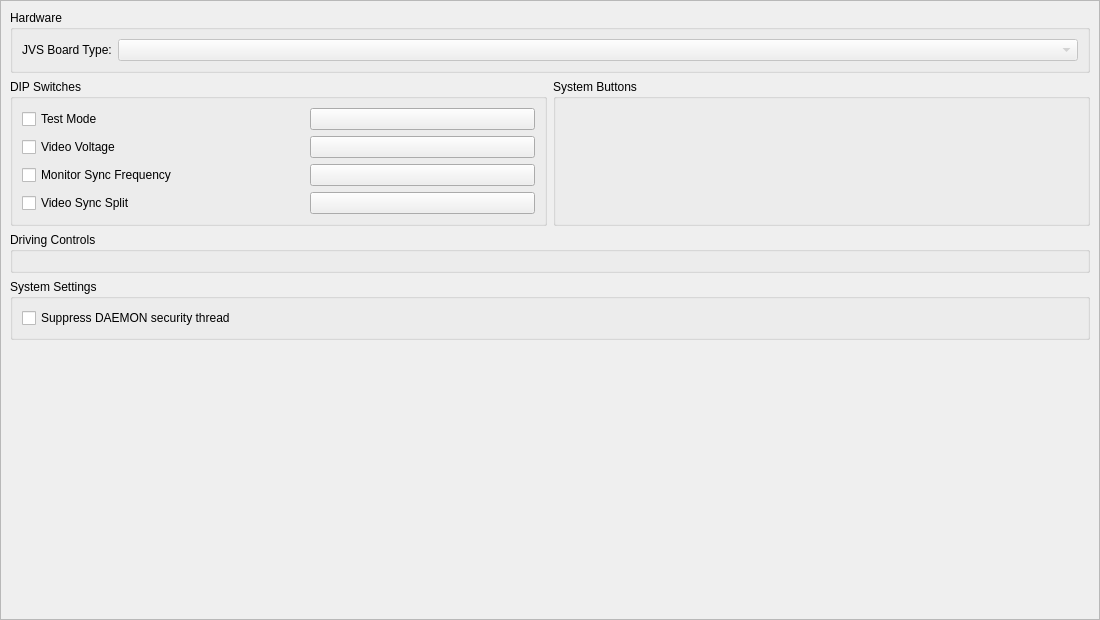
<?xml version="1.0" encoding="UTF-8"?>
<ui version="4.0">
 <class>JVSControlsWidget</class>
 <widget class="QWidget" name="JVSControlsWidget">
  <property name="geometry">
   <rect><x>0</x><y>0</y><width>1100</width><height>620</height></rect>
  </property>
  <layout class="QGridLayout" name="gridLayout">
   <property name="leftMargin"><number>0</number></property>
   <property name="topMargin"><number>0</number></property>
   <property name="rightMargin"><number>0</number></property>
   <property name="bottomMargin"><number>0</number></property>
   <item row="0" column="0">
    <widget class="QScrollArea" name="scrollArea">
     <property name="frameShape"><enum>QFrame::Shape::StyledPanel</enum></property>
     <property name="frameShadow"><enum>QFrame::Shadow::Sunken</enum></property>
     <property name="widgetResizable"><bool>true</bool></property>
     <widget class="QWidget" name="scrollAreaWidgetContents">
      <property name="geometry">
       <rect><x>0</x><y>0</y><width>1098</width><height>618</height></rect>
      </property>
      <layout class="QVBoxLayout" name="scrollLayout">

       <!-- Hardware (full width) -->
       <item>
        <widget class="QGroupBox" name="hardwareGroup">
         <property name="title"><string>Hardware</string></property>
         <layout class="QGridLayout" name="hardwareLayout" columnstretch="0,1">
          <item row="0" column="0">
           <widget class="QLabel" name="boardTypeLabel">
            <property name="text"><string>JVS Board Type:</string></property>
            <property name="buddy"><cstring>boardType</cstring></property>
           </widget>
          </item>
          <item row="0" column="1">
           <widget class="QComboBox" name="boardType">
            <property name="enabled"><bool>false</bool></property>
            <property name="toolTip"><string>Auto-detected from the game. Manual selection is not yet supported.</string></property>
           </widget>
          </item>
         </layout>
        </widget>
       </item>

       <!-- DIP Switches (left) + System Buttons (right) -->
       <item>
        <layout class="QHBoxLayout" name="middleRow">
         <item>
          <widget class="QGroupBox" name="dipSwitchGroup">
           <property name="title"><string>DIP Switches</string></property>
           <layout class="QGridLayout" name="dipSwitchLayout" columnstretch="1,0">
            <item row="0" column="0">
             <widget class="QCheckBox" name="testMode">
              <property name="text"><string>Test Mode</string></property>
              <property name="toolTip"><string>Enter the machine's diagnostic test menu</string></property>
             </widget>
            </item>
            <item row="0" column="1">
             <widget class="InputBindingWidget" name="toggleTestMode">
              <property name="minimumSize"><size><width>225</width><height>0</height></size></property>
              <property name="maximumSize"><size><width>225</width><height>16777215</height></size></property>
              <property name="text"><string/></property>
             </widget>
            </item>
            <item row="1" column="0">
             <widget class="QCheckBox" name="videoVoltage">
              <property name="text"><string>Video Voltage</string></property>
              <property name="toolTip"><string>Video output voltage level (3.3V when ON, 5V when OFF)</string></property>
             </widget>
            </item>
            <item row="1" column="1">
             <widget class="InputBindingWidget" name="toggleVideoVoltage">
              <property name="minimumSize"><size><width>225</width><height>0</height></size></property>
              <property name="maximumSize"><size><width>225</width><height>16777215</height></size></property>
              <property name="text"><string/></property>
             </widget>
            </item>
            <item row="2" column="0">
             <widget class="QCheckBox" name="monitorSyncFrequency">
              <property name="text"><string>Monitor Sync Frequency</string></property>
              <property name="toolTip"><string>Monitor sync frequency (31kHz when ON, 15kHz when OFF)</string></property>
             </widget>
            </item>
            <item row="2" column="1">
             <widget class="InputBindingWidget" name="toggleMonitorSyncFrequency">
              <property name="minimumSize"><size><width>225</width><height>0</height></size></property>
              <property name="maximumSize"><size><width>225</width><height>16777215</height></size></property>
              <property name="text"><string/></property>
             </widget>
            </item>
            <item row="3" column="0">
             <widget class="QCheckBox" name="videoSyncSplit">
              <property name="text"><string>Video Sync Split</string></property>
              <property name="toolTip"><string>Video sync signal mode (separate H/V sync when ON, composite sync when OFF)</string></property>
             </widget>
            </item>
            <item row="3" column="1">
             <widget class="InputBindingWidget" name="toggleVideoSyncSplit">
              <property name="minimumSize"><size><width>225</width><height>0</height></size></property>
              <property name="maximumSize"><size><width>225</width><height>16777215</height></size></property>
              <property name="text"><string/></property>
             </widget>
            </item>
           </layout>
          </widget>
         </item>
         <item>
          <widget class="QGroupBox" name="systemButtonsGroup">
           <property name="title"><string>System Buttons</string></property>
           <layout class="QGridLayout" name="systemButtonsLayout" columnstretch="1,0">
           </layout>
          </widget>
         </item>
        </layout>
       </item>

       <!-- Driving Controls (full width, dynamically populated) -->
       <item>
        <widget class="QGroupBox" name="drivingControlsGroup">
         <property name="title"><string>Driving Controls</string></property>
         <layout class="QGridLayout" name="drivingControlsLayout" columnstretch="1,0">
         </layout>
        </widget>
       </item>

       <!-- System Settings (full width) -->
       <item>
        <widget class="QGroupBox" name="systemSettingsGroup">
         <property name="title"><string>System Settings</string></property>
         <layout class="QGridLayout" name="systemSettingsLayout" columnstretch="1,0">
          <item row="0" column="0" colspan="2">
           <widget class="QCheckBox" name="suppressDaemon">
            <property name="text"><string>Suppress DAEMON security thread</string></property>
            <property name="toolTip"><string>Avoids dongle I/O errors by suppressing the DAEMON driver security dongle check routine</string></property>
           </widget>
          </item>
         </layout>
        </widget>
       </item>

       <!-- Spacer -->
       <item>
        <spacer name="verticalSpacer">
         <property name="orientation"><enum>Qt::Orientation::Vertical</enum></property>
         <property name="sizeHint" stdset="0"><size><width>20</width><height>40</height></size></property>
        </spacer>
       </item>

      </layout>
     </widget>
    </widget>
   </item>
  </layout>
 </widget>
 <customwidgets>
  <customwidget>
   <class>InputBindingWidget</class>
   <extends>QPushButton</extends>
   <header>Settings/InputBindingWidget.h</header>
  </customwidget>
 </customwidgets>
 <tabstops>
  <tabstop>boardType</tabstop>
  <tabstop>testMode</tabstop>
  <tabstop>toggleTestMode</tabstop>
  <tabstop>videoVoltage</tabstop>
  <tabstop>toggleVideoVoltage</tabstop>
  <tabstop>monitorSyncFrequency</tabstop>
  <tabstop>toggleMonitorSyncFrequency</tabstop>
  <tabstop>videoSyncSplit</tabstop>
  <tabstop>toggleVideoSyncSplit</tabstop>
  <tabstop>suppressDaemon</tabstop>
 </tabstops>
 <resources/>
 <connections/>
</ui>
